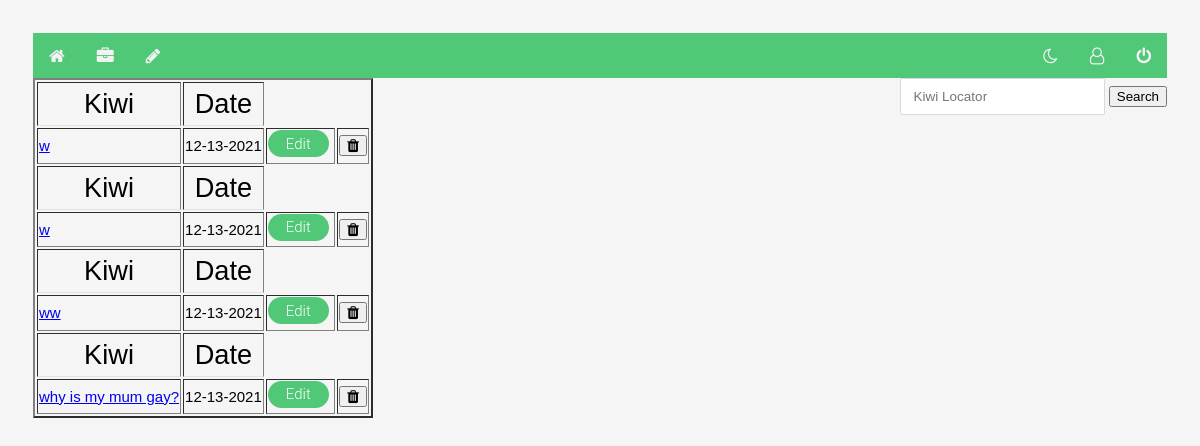
The app's page /notes (signed in) with its own data.
### models.py (models this page shows, shortened)
class Note(db.Model):
    id = db.Column("id", db.Integer, primary_key=True)
    title = db.Column("title", db.String(200))
    text = db.Column("text", db.String(100))
    date = db.Column("date", db.String(50))
    user_id = db.Column(db.Integer,db.ForeignKey("user.id"), nullable = False)
    comments = db.relationship("Comment", backref="note",cascade = "all, delete-orphan", lazy=True)
    score = db.Column("score", db.Integer)
    votes = db.Column("totalVotes", db.Integer)

### flask06.py (the view)
@app.route('/notes')
def get_notes():
    if session.get('user'):
        my_notes = db.session.query(Note).filter_by(user_id=session['user']).all()
        return render_template('notes.html', notes=my_notes, user=session['user'])
    else:
        return redirect(url_for('login'))

### forms.py
class SearchForm(FlaskForm):
    results = StringField('Results', validators=[DataRequired()])
    submit = SubmitField("Submit")

### flask06.py (called while the page is built)
@app.context_processor
def base():
    form = SearchForm()
    return dict(form=form)

### templates/notes.html (shortened to what this page needs)
<!DOCTYPE html>
<html lang="en">
<head>
    <link rel="stylesheet" href="{{ url_for('static', filename='main.css') }}">
    <link rel="stylesheet" href="{{ url_for('static', filename='forms.css') }}">
    <link rel="stylesheet" href="https://cdnjs.cloudflare.com/ajax/libs/font-awesome/4.7.0/css/font-awesome.css">
</head>
<body>
<div class="topnav">
    <nav>
        <a class="fa fa-home" href="{{url_for('index')}}"></a>
        <a class="fa fa-briefcase" href="{{url_for('get_notes')}}"></a>
        <a class="fa fa-pencil" href="{{url_for('new_note')}}"></a>
        {% if user %}
        <div class="topnav-right">
            <a class="fa fa-moon-o" onclick="myFunction()"></a>
            <a class="fa fa-user-o" href="{{url_for('get_accounts')}}"></a>
            <a class="fa fa-power-off" href="{{url_for('logout')}}"></a>
        </div>
        {% else %}
        <a href="{{url_for('login')}}">Login</a>
        <a href="{{url_for('register')}}">Register</a>
        {% endif %}
    </nav>
</div>
    <div class="searchStuff">
        <form method="POST" action="{{ url_for('search')}}" class="searching">
            <input class="form-search" type="search" placeholder="Kiwi Locator" aria-label="Locate" name="results">
            <button class="search-btn" type="submit">Search</button>
        </form>
    </div>
    <table border="2">
        {% for note in notes %}
        <tr>
            <th class="title">Kiwi</th>
            <th class="title">Date</th>
        </tr>
        <tr>
            <td><a href="{{ url_for('get_note', note_id=note.id) }}">{{ note.title }}</a>
            <td>{{ note.date }}</td>
            <td><a class="button3" href="{{ url_for('update_note', note_id=note.id) }}">Edit</a>
            <td>
                <form action="{{url_for('delete_note', note_id=note.id)}}" method="post">
                    <button class="fa fa-trash" type="submit"></button>
                </form>
                {% else %}
                <h1 class="title">{{user}}, you have no Kiwis to view</h1>
                <h2>Create a post to get started</h2>
            </td>
            {% endfor %}
        </tr>
    </table>
</body>
</html>

### static/main.css (style rules this page uses)
body { padding: 30px 30px; background: light grey; }
.topnav { background-color: #50C878; overflow: hidden; }
.topnav a { float: left; color: #f2f2f2; text-align: center; padding: 14px 16px; text-decoration: none; font-size: 17px; }
.topnav-right { float: right; }
.searchStuff { float: right; }
a.button3 { display:inline-block; padding:0.3em 1.2em; margin:0 0.3em 0.3em 0; border-radius:2em; box-sizing: border-box; text-decoration:none; font-family:'Roboto',sans-serif; font-weight:300; color:#FFFFFF; background-color: #50C878; text-align:center; transition: all 0.2s; }
body { padding: 25px; background-color: #F5F5F5; color: black; font-size: 15px; font-family: Helvetica, sans-serif; }

### static/forms.css (style rules this page uses)
form { width: 100%; }
.title { font-size: 1.7rem; font-weight: 300; border-bottom: 1px solid #dbe3ec; padding: 5px; margin: 0 0 40px 0; }
input, textarea { padding: 10px 13px; margin-bottom: 15px; border-radius: 2px; border: 1px solid #d4d9e3; font-weight: 200; color: #4d5060; font-family: 'Poppins', sans-serif; font-size: .9em; }

### records on screen
Note: title "w", date "12-13-2021"
Note: title "w", date "12-13-2021"
Note: title "ww", date "12-13-2021"
Note: title "why is my mum gay?", date "12-13-2021"
